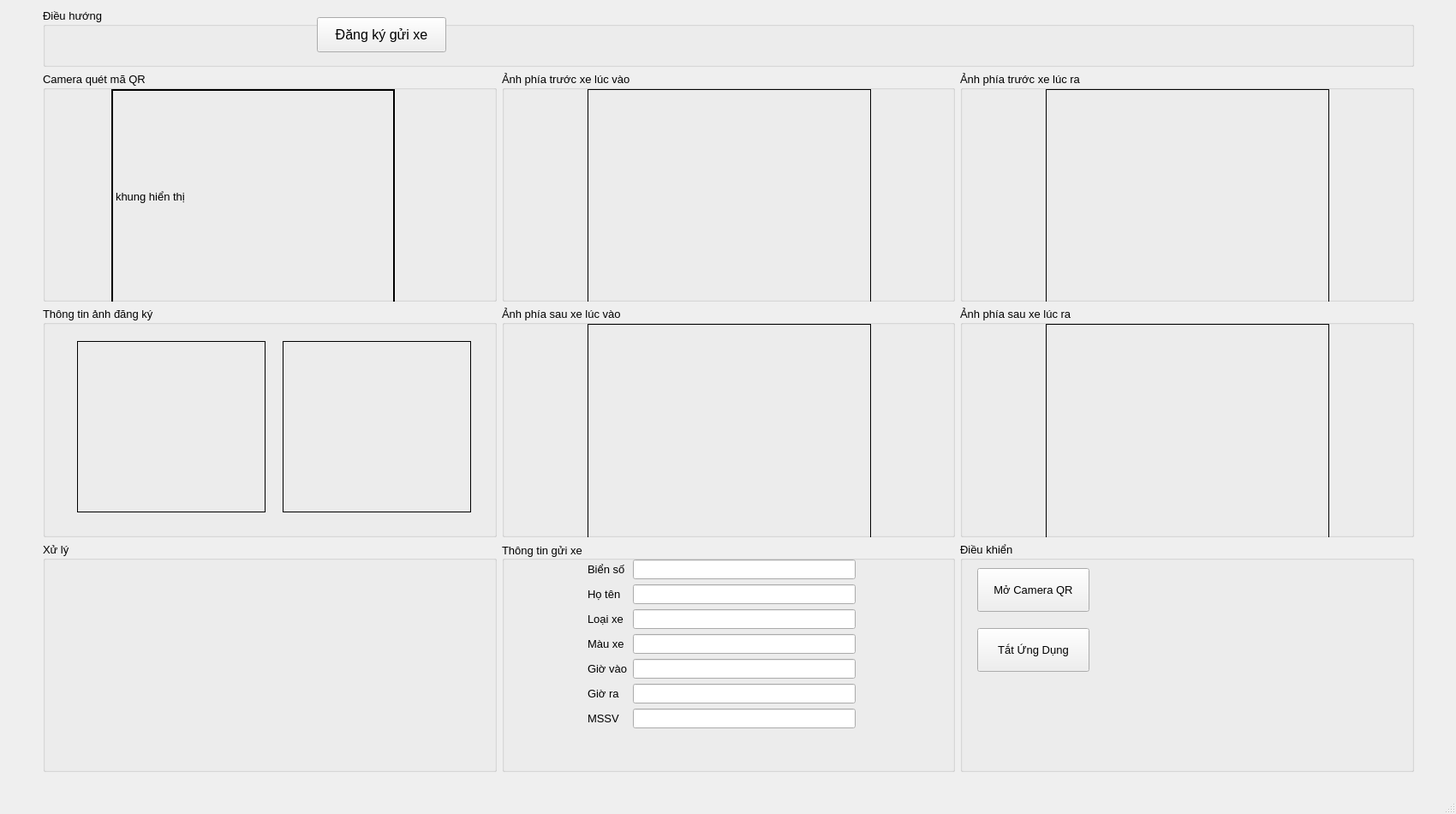
<?xml version="1.0" encoding="UTF-8"?>
<ui version="4.0">
 <class>MainWindow</class>
 <widget class="QMainWindow" name="MainWindow">
  <property name="geometry">
   <rect>
    <x>0</x>
    <y>0</y>
    <width>1700</width>
    <height>950</height>
   </rect>
  </property>
  <property name="windowTitle">
   <string>MainWindow</string>
  </property>
  <widget class="QWidget" name="centralwidget">
   <widget class="QWidget" name="verticalLayoutWidget">
    <property name="geometry">
     <rect>
      <x>50</x>
      <y>10</y>
      <width>1601</width>
      <height>891</height>
     </rect>
    </property>
    <layout class="QVBoxLayout" name="verticalLayout" stretch="1,12">
     <property name="leftMargin">
      <number>0</number>
     </property>
     <property name="topMargin">
      <number>0</number>
     </property>
     <property name="rightMargin">
      <number>0</number>
     </property>
     <property name="bottomMargin">
      <number>0</number>
     </property>
     <item>
      <layout class="QHBoxLayout" name="horizontal_dieuHuong">
       <item>
        <widget class="QGroupBox" name="groupBox_10">
         <property name="font">
          <font>
           <pointsize>10</pointsize>
          </font>
         </property>
         <property name="title">
          <string>Điều hướng</string>
         </property>
         <widget class="QPushButton" name="btn_dangKy">
          <property name="geometry">
           <rect>
            <x>320</x>
            <y>10</y>
            <width>151</width>
            <height>41</height>
           </rect>
          </property>
          <property name="minimumSize">
           <size>
            <width>151</width>
            <height>41</height>
           </size>
          </property>
          <property name="maximumSize">
           <size>
            <width>120</width>
            <height>40</height>
           </size>
          </property>
          <property name="font">
           <font>
            <pointsize>12</pointsize>
           </font>
          </property>
          <property name="text">
           <string>Đăng ký gửi xe</string>
          </property>
         </widget>
        </widget>
       </item>
      </layout>
     </item>
     <item>
      <layout class="QHBoxLayout" name="horizontalLayout_2" stretch="0,0,0">
       <property name="leftMargin">
        <number>0</number>
       </property>
       <property name="topMargin">
        <number>0</number>
       </property>
       <property name="rightMargin">
        <number>0</number>
       </property>
       <property name="bottomMargin">
        <number>0</number>
       </property>
       <item>
        <layout class="QVBoxLayout" name="verticalLayout_5">
         <property name="leftMargin">
          <number>0</number>
         </property>
         <property name="topMargin">
          <number>0</number>
         </property>
         <property name="rightMargin">
          <number>0</number>
         </property>
         <property name="bottomMargin">
          <number>0</number>
         </property>
         <item>
          <widget class="QGroupBox" name="groupBox">
           <property name="font">
            <font>
             <pointsize>10</pointsize>
            </font>
           </property>
           <property name="title">
            <string>Camera quét mã QR</string>
           </property>
           <widget class="QLabel" name="label_khungCamQR">
            <property name="geometry">
             <rect>
              <x>80</x>
              <y>20</y>
              <width>331</width>
              <height>251</height>
             </rect>
            </property>
            <property name="frameShape">
             <enum>QFrame::Box</enum>
            </property>
            <property name="lineWidth">
             <number>2</number>
            </property>
            <property name="text">
             <string>khung hiển thị</string>
            </property>
           </widget>
          </widget>
         </item>
         <item>
          <widget class="QGroupBox" name="groupBox_2">
           <property name="font">
            <font>
             <pointsize>10</pointsize>
            </font>
           </property>
           <property name="title">
            <string>Thông tin ảnh đăng ký</string>
           </property>
           <widget class="QLabel" name="label_anhNguoiDK">
            <property name="geometry">
             <rect>
              <x>40</x>
              <y>40</y>
              <width>220</width>
              <height>200</height>
             </rect>
            </property>
            <property name="frameShape">
             <enum>QFrame::Box</enum>
            </property>
            <property name="text">
             <string/>
            </property>
            <property name="pixmap">
             <pixmap>../Users/Dell/Desktop/person2.jpg</pixmap>
            </property>
            <property name="scaledContents">
             <bool>true</bool>
            </property>
           </widget>
           <widget class="QLabel" name="label_anhXe">
            <property name="geometry">
             <rect>
              <x>280</x>
              <y>40</y>
              <width>220</width>
              <height>200</height>
             </rect>
            </property>
            <property name="frameShape">
             <enum>QFrame::Box</enum>
            </property>
            <property name="text">
             <string/>
            </property>
            <property name="pixmap">
             <pixmap>../Users/Dell/Desktop/moto.jpg</pixmap>
            </property>
            <property name="scaledContents">
             <bool>true</bool>
            </property>
           </widget>
          </widget>
         </item>
         <item>
          <widget class="QGroupBox" name="groupBox_3">
           <property name="font">
            <font>
             <pointsize>10</pointsize>
            </font>
           </property>
           <property name="title">
            <string>Xử lý</string>
           </property>
          </widget>
         </item>
        </layout>
       </item>
       <item>
        <layout class="QVBoxLayout" name="verticalLayout_4">
         <property name="leftMargin">
          <number>0</number>
         </property>
         <property name="topMargin">
          <number>0</number>
         </property>
         <property name="rightMargin">
          <number>0</number>
         </property>
         <property name="bottomMargin">
          <number>0</number>
         </property>
         <item>
          <widget class="QGroupBox" name="groupBox_4">
           <property name="font">
            <font>
             <pointsize>10</pointsize>
            </font>
           </property>
           <property name="title">
            <string>Ảnh phía trước xe lúc vào</string>
           </property>
           <widget class="QLabel" name="label_anhTruocXeVao">
            <property name="geometry">
             <rect>
              <x>100</x>
              <y>20</y>
              <width>331</width>
              <height>251</height>
             </rect>
            </property>
            <property name="frameShape">
             <enum>QFrame::Box</enum>
            </property>
            <property name="text">
             <string/>
            </property>
            <property name="scaledContents">
             <bool>true</bool>
            </property>
           </widget>
          </widget>
         </item>
         <item>
          <widget class="QGroupBox" name="groupBox_5">
           <property name="font">
            <font>
             <pointsize>10</pointsize>
            </font>
           </property>
           <property name="title">
            <string>Ảnh phía sau xe lúc vào</string>
           </property>
           <widget class="QLabel" name="label_anhSauXeVao">
            <property name="geometry">
             <rect>
              <x>100</x>
              <y>20</y>
              <width>331</width>
              <height>251</height>
             </rect>
            </property>
            <property name="frameShape">
             <enum>QFrame::Box</enum>
            </property>
            <property name="text">
             <string/>
            </property>
            <property name="scaledContents">
             <bool>true</bool>
            </property>
           </widget>
          </widget>
         </item>
         <item>
          <widget class="QGroupBox" name="groupBox_6">
           <property name="font">
            <font>
             <pointsize>10</pointsize>
            </font>
           </property>
           <property name="title">
            <string>Thông tin gửi xe</string>
           </property>
           <property name="alignment">
            <set>Qt::AlignLeading|Qt::AlignLeft|Qt::AlignVCenter</set>
           </property>
           <widget class="QWidget" name="formLayoutWidget">
            <property name="geometry">
             <rect>
              <x>100</x>
              <y>20</y>
              <width>331</width>
              <height>233</height>
             </rect>
            </property>
            <layout class="QFormLayout" name="formLayout">
             <item row="0" column="0">
              <widget class="QLabel" name="biNSLabel">
               <property name="text">
                <string>Biển số</string>
               </property>
              </widget>
             </item>
             <item row="0" column="1">
              <widget class="QLineEdit" name="input_bienSo">
               <property name="maximumSize">
                <size>
                 <width>260</width>
                 <height>16777215</height>
                </size>
               </property>
              </widget>
             </item>
             <item row="1" column="0">
              <widget class="QLabel" name="hTNLabel">
               <property name="text">
                <string>Họ tên</string>
               </property>
              </widget>
             </item>
             <item row="1" column="1">
              <widget class="QLineEdit" name="input_hoTen">
               <property name="maximumSize">
                <size>
                 <width>260</width>
                 <height>16777215</height>
                </size>
               </property>
              </widget>
             </item>
             <item row="2" column="0">
              <widget class="QLabel" name="loIXeLabel">
               <property name="text">
                <string>Loại xe</string>
               </property>
              </widget>
             </item>
             <item row="2" column="1">
              <widget class="QLineEdit" name="input_loaiXe">
               <property name="maximumSize">
                <size>
                 <width>260</width>
                 <height>16777215</height>
                </size>
               </property>
              </widget>
             </item>
             <item row="3" column="0">
              <widget class="QLabel" name="mUXeLabel">
               <property name="text">
                <string>Màu xe</string>
               </property>
              </widget>
             </item>
             <item row="3" column="1">
              <widget class="QLineEdit" name="input_mauXe">
               <property name="maximumSize">
                <size>
                 <width>260</width>
                 <height>16777215</height>
                </size>
               </property>
              </widget>
             </item>
             <item row="4" column="0">
              <widget class="QLabel" name="giVOLabel">
               <property name="text">
                <string>Giờ vào</string>
               </property>
              </widget>
             </item>
             <item row="4" column="1">
              <widget class="QLineEdit" name="input_gioVao">
               <property name="maximumSize">
                <size>
                 <width>260</width>
                 <height>16777215</height>
                </size>
               </property>
              </widget>
             </item>
             <item row="5" column="0">
              <widget class="QLabel" name="giRaLabel">
               <property name="text">
                <string>Giờ ra</string>
               </property>
              </widget>
             </item>
             <item row="5" column="1">
              <widget class="QLineEdit" name="input_gioRa">
               <property name="maximumSize">
                <size>
                 <width>260</width>
                 <height>16777215</height>
                </size>
               </property>
              </widget>
             </item>
             <item row="6" column="0">
              <widget class="QLabel" name="label_2">
               <property name="text">
                <string>MSSV</string>
               </property>
              </widget>
             </item>
             <item row="6" column="1">
              <widget class="QLineEdit" name="input_MSSV">
               <property name="maximumSize">
                <size>
                 <width>260</width>
                 <height>16777215</height>
                </size>
               </property>
              </widget>
             </item>
            </layout>
           </widget>
          </widget>
         </item>
        </layout>
       </item>
       <item>
        <layout class="QVBoxLayout" name="verticalLayout_3">
         <property name="leftMargin">
          <number>0</number>
         </property>
         <property name="topMargin">
          <number>0</number>
         </property>
         <property name="rightMargin">
          <number>0</number>
         </property>
         <property name="bottomMargin">
          <number>0</number>
         </property>
         <item>
          <widget class="QGroupBox" name="groupBox_7">
           <property name="font">
            <font>
             <pointsize>10</pointsize>
            </font>
           </property>
           <property name="title">
            <string>Ảnh phía trước xe lúc ra</string>
           </property>
           <widget class="QLabel" name="label_anhTruocXeRa">
            <property name="geometry">
             <rect>
              <x>100</x>
              <y>20</y>
              <width>331</width>
              <height>251</height>
             </rect>
            </property>
            <property name="frameShape">
             <enum>QFrame::Box</enum>
            </property>
            <property name="text">
             <string/>
            </property>
            <property name="scaledContents">
             <bool>true</bool>
            </property>
           </widget>
          </widget>
         </item>
         <item>
          <widget class="QGroupBox" name="groupBox_8">
           <property name="font">
            <font>
             <pointsize>10</pointsize>
            </font>
           </property>
           <property name="title">
            <string>Ảnh phía sau xe lúc ra</string>
           </property>
           <widget class="QLabel" name="label_anhSauXeRa">
            <property name="geometry">
             <rect>
              <x>100</x>
              <y>20</y>
              <width>331</width>
              <height>251</height>
             </rect>
            </property>
            <property name="frameShape">
             <enum>QFrame::Box</enum>
            </property>
            <property name="text">
             <string/>
            </property>
            <property name="scaledContents">
             <bool>true</bool>
            </property>
           </widget>
          </widget>
         </item>
         <item>
          <widget class="QGroupBox" name="groupBox_9">
           <property name="font">
            <font>
             <pointsize>10</pointsize>
            </font>
           </property>
           <property name="title">
            <string>Điều khiển</string>
           </property>
           <widget class="QPushButton" name="btn_openCamQR">
            <property name="geometry">
             <rect>
              <x>20</x>
              <y>30</y>
              <width>131</width>
              <height>51</height>
             </rect>
            </property>
            <property name="font">
             <font>
              <pointsize>10</pointsize>
             </font>
            </property>
            <property name="text">
             <string>Mở Camera QR</string>
            </property>
           </widget>
           <widget class="QPushButton" name="btn_closeCamQR">
            <property name="geometry">
             <rect>
              <x>20</x>
              <y>100</y>
              <width>131</width>
              <height>51</height>
             </rect>
            </property>
            <property name="font">
             <font>
              <pointsize>10</pointsize>
             </font>
            </property>
            <property name="text">
             <string>Tắt Ứng Dụng</string>
            </property>
           </widget>
          </widget>
         </item>
        </layout>
       </item>
      </layout>
     </item>
    </layout>
   </widget>
  </widget>
  <widget class="QMenuBar" name="menubar">
   <property name="geometry">
    <rect>
     <x>0</x>
     <y>0</y>
     <width>1700</width>
     <height>26</height>
    </rect>
   </property>
  </widget>
  <widget class="QStatusBar" name="statusbar"/>
 </widget>
 <resources/>
 <connections/>
</ui>
